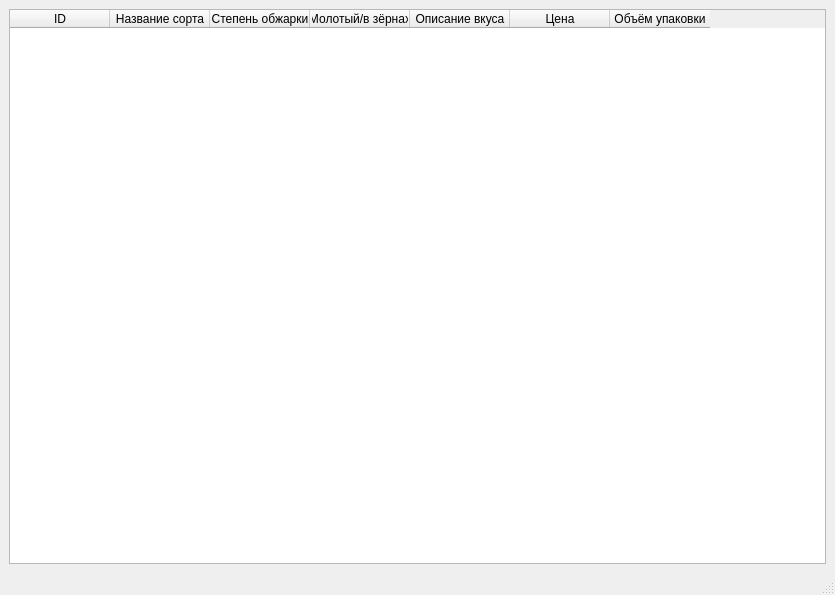
<?xml version="1.0" encoding="UTF-8"?>
<ui version="4.0">
 <class>MainWindow</class>
 <widget class="QMainWindow" name="MainWindow">
  <property name="geometry">
   <rect>
    <x>0</x>
    <y>0</y>
    <width>835</width>
    <height>595</height>
   </rect>
  </property>
  <property name="windowTitle">
   <string>Кофе</string>
  </property>
  <widget class="QWidget" name="centralwidget">
   <layout class="QVBoxLayout" name="verticalLayout">
    <item>
     <layout class="QHBoxLayout" name="horizontalLayout">
      <item>
       <widget class="QTableWidget" name="coffee_table">
        <property name="enabled">
         <bool>true</bool>
        </property>
        <property name="layoutDirection">
         <enum>Qt::LeftToRight</enum>
        </property>
        <property name="sizeAdjustPolicy">
         <enum>QAbstractScrollArea::AdjustIgnored</enum>
        </property>
        <attribute name="horizontalHeaderCascadingSectionResizes">
         <bool>false</bool>
        </attribute>
        <attribute name="horizontalHeaderShowSortIndicator" stdset="0">
         <bool>false</bool>
        </attribute>
        <attribute name="horizontalHeaderStretchLastSection">
         <bool>false</bool>
        </attribute>
        <attribute name="verticalHeaderVisible">
         <bool>false</bool>
        </attribute>
        <attribute name="verticalHeaderCascadingSectionResizes">
         <bool>false</bool>
        </attribute>
        <column>
         <property name="text">
          <string>ID</string>
         </property>
        </column>
        <column>
         <property name="text">
          <string>Название сорта</string>
         </property>
        </column>
        <column>
         <property name="text">
          <string>Степень обжарки</string>
         </property>
        </column>
        <column>
         <property name="text">
          <string>Молотый/в зёрнах</string>
         </property>
        </column>
        <column>
         <property name="text">
          <string>Описание вкуса</string>
         </property>
        </column>
        <column>
         <property name="text">
          <string>Цена</string>
         </property>
        </column>
        <column>
         <property name="text">
          <string>Объём упаковки</string>
         </property>
        </column>
       </widget>
      </item>
     </layout>
    </item>
   </layout>
  </widget>
  <widget class="QMenuBar" name="menubar">
   <property name="geometry">
    <rect>
     <x>0</x>
     <y>0</y>
     <width>835</width>
     <height>21</height>
    </rect>
   </property>
  </widget>
  <widget class="QStatusBar" name="statusbar"/>
  <action name="clear_db_action">
   <property name="text">
    <string>Очистить базу данных...</string>
   </property>
  </action>
 </widget>
 <resources/>
 <connections/>
</ui>
